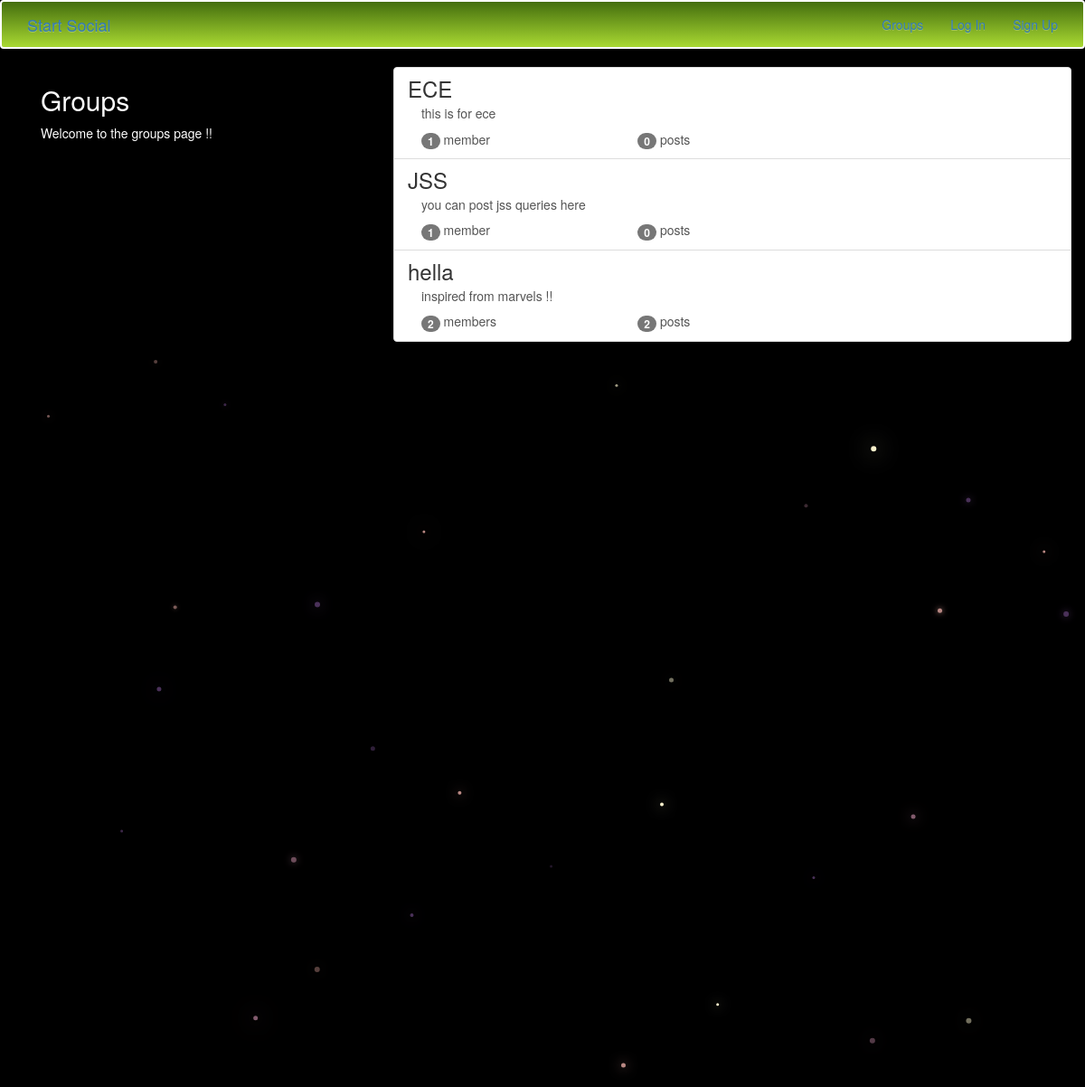
The app's page /groups/ with its own data.
### groups/models.py (models this page shows, shortened)
class Group(models.Model):
    name=models.CharField(max_length=255,unique=True)
    slug=models.SlugField(allow_unicode=True,unique=True)
    description=models.TextField(blank=True,default='')
    description_html=models.TextField(editable=False,default='',blank=True)
    members=models.ManyToManyField(User,through='GroupMember')
    class Meta:
        ordering=['name']

### groups/views.py (the view)
class ListGroups(generic.ListView):
    model=Group

### groups/templates/groups/group_list.html (shortened to what this page needs)
{% extends 'groups/group_base.html'%}
{% block pregroup %}
<div class="col-md-4">
  <div class="content">
<h2>Groups</h2>
<p>Welcome to the groups page !!</p>
</div>
</div>
{% endblock %}
{% block group_content %}
<div class="col-md-8">
  <div class="list-group">
    {%for group in object_list %}
    <a class='list-group-item' href="{% url 'groups:single' slug=group.slug %}">
    <h3 class='title list-group-item-heading'>{{group.name}}</h3>
<div class="list-group-item-text container-fluid">
  {{group.description_html|safe}}
  <div class="row">
    <div class="col-md-4">
      <span class='badge'>{{group.members.count}}</span>
      member{{group.members.count|pluralize}}
    </div>
<div class="col-md-4">
  <span class='badge'>{{group.posts.count}}</span>
  post{{group.posts.count|pluralize}}
</div>
  </div>
</div>
</a>
    {% endfor %}
  </div>
</div>
{% endblock %}

### groups/templates/groups/group_base.html (shortened to what this page needs)
{% extends 'base.html' %}
{% block content %}
<div class="container">
  <div class="row">
    {% block pregroup %}{%endblock%}
    {% block group_content %}{% endblock %}
  </div>
</div>
{% endblock %}

### templates/base.html (shortened to what this page needs)
<!DOCTYPE html>
{% load staticfiles%}
<html lang="en" dir="ltr">
  <head>
    <link rel="stylesheet" href="https://maxcdn.bootstrapcdn.com/bootstrap/3.3.7/css/bootstrap.min.css">
    <link rel="stylesheet" href="https://maxcdn.bootstrapcdn.com/bootstrap/3.3.7/css/bootstrap-theme.min.css">
    <link rel="stylesheet" href="{% static 'simplesocial/css/master.css'%}">
    <link rel="stylesheet" href="{% static 'css/master.css'%}">
  </head>
  <body>
    <nav class='navbar mynav' role='navigation' id='navbar'>
       <div class="container">
         <a class='navbar-brand mynav' href="{% url 'home' %}">Start Social</a>
         <ul class='nav navbar-nav navbar-right'>
           {% if user.is_authenticated %}
           <li><a href="{% url 'posts:create'%}">Post</a></li>
           <li><a href="{% url 'groups:all'%}">Groups</a></li>
           <li><a href="{% url 'groups:create' %}">Create Group</a></li>
           <li><a href="{% url 'accounts:logout' %}">Log out</a></li>
           {% else %}
           <li><a href="{% url 'groups:all'%}">Groups</a></li>
           <li><a href="{% url 'accounts:login' %}">Log In</a></li>
           <li><a href="{% url 'accounts:signup' %}">Sign Up</a></li>
           {% endif %}
         </ul>
       </div>
    </nav>
    <div class="container mycontent">
          {% block content %}
    {% endblock %}
  </div>
  <canvas id="canvas"></canvas>
  </body>
</html>

### static/simplesocial/css/master.css (style rules this page uses)
body { margin: 0; overflow: hidden; background-color: black; color:white; }

### static/css/master.css (style rules this page uses)
html, body { height: 100%; width: 100%; overflow: hidden; background: black; margin: 0; }
#navbar { border: 2px solid white; background-image: linear-gradient(#446e0e, #a9d932); color: inherit; }

### records on screen
Group: name "ECE", description_html "this is for ece", members.count "1", posts.count "0"
Group: name "JSS", description_html "you can post jss queries here", members.count "1", posts.count "0"
Group: name "hella", description_html "inspired from marvels !!", members.count "2", posts.count "2"
